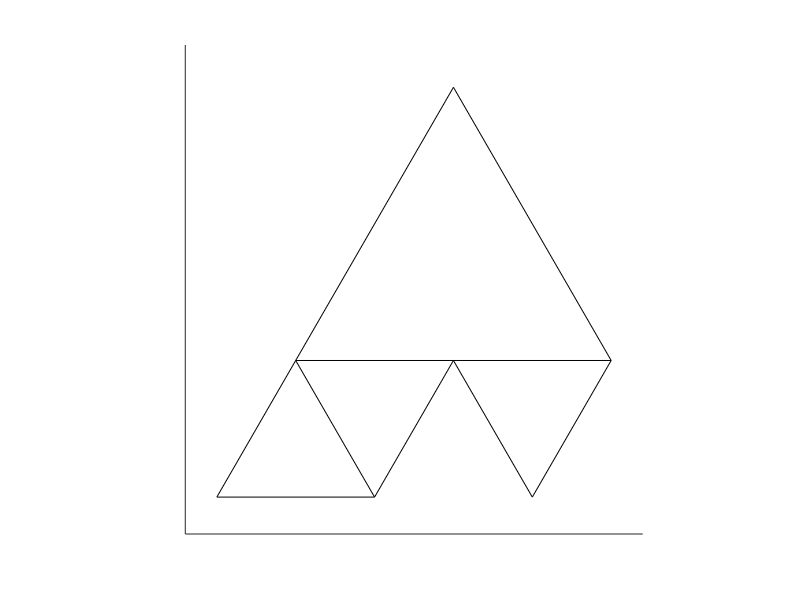

Here is the MATLAB script that generated this plot:
clear;
clc;

hold on

X=[-1,0,1];
Y=[0,sqrt(3),0];

x=X(1:2);
y=Y(1:2);
plot(x,y,'k');

x=X(2:3);
y=Y(2:3);
plot(x,y,'k');

x=X(1:2:3);
y=Y(1:2:3);
plot(x,y,'k');

X=[-1,-0.5,0];
Y=[0,-sqrt(3)/2,0];

x=X(1:2);
y=Y(1:2);
plot(x,y,'k');

x=X(2:3);
y=Y(2:3);
plot(x,y,'k');

X=[1,0.5,0];
Y=[0,-sqrt(3)/2,0];

x=X(1:2);
y=Y(1:2);
plot(x,y,'k');

x=X(2:3);
y=Y(2:3);
plot(x,y,'k');

X=[-1.5,-1,-0.5];
Y=[-sqrt(3)/2,0,-sqrt(3)/2];

x=X(1:2);
y=Y(1:2);
plot(x,y,'k');

x=X(1:2:3);
y=Y(1:2:3);
plot(x,y,'k');

hold off
axis equal
set(gca,'xlim',[-1.7 1.2]);
set(gca,'ylim',[-1.1 2]);
set(gca,'Box','off');
set(gca,'xtick',[]);
set(gca,'ytick',[]);